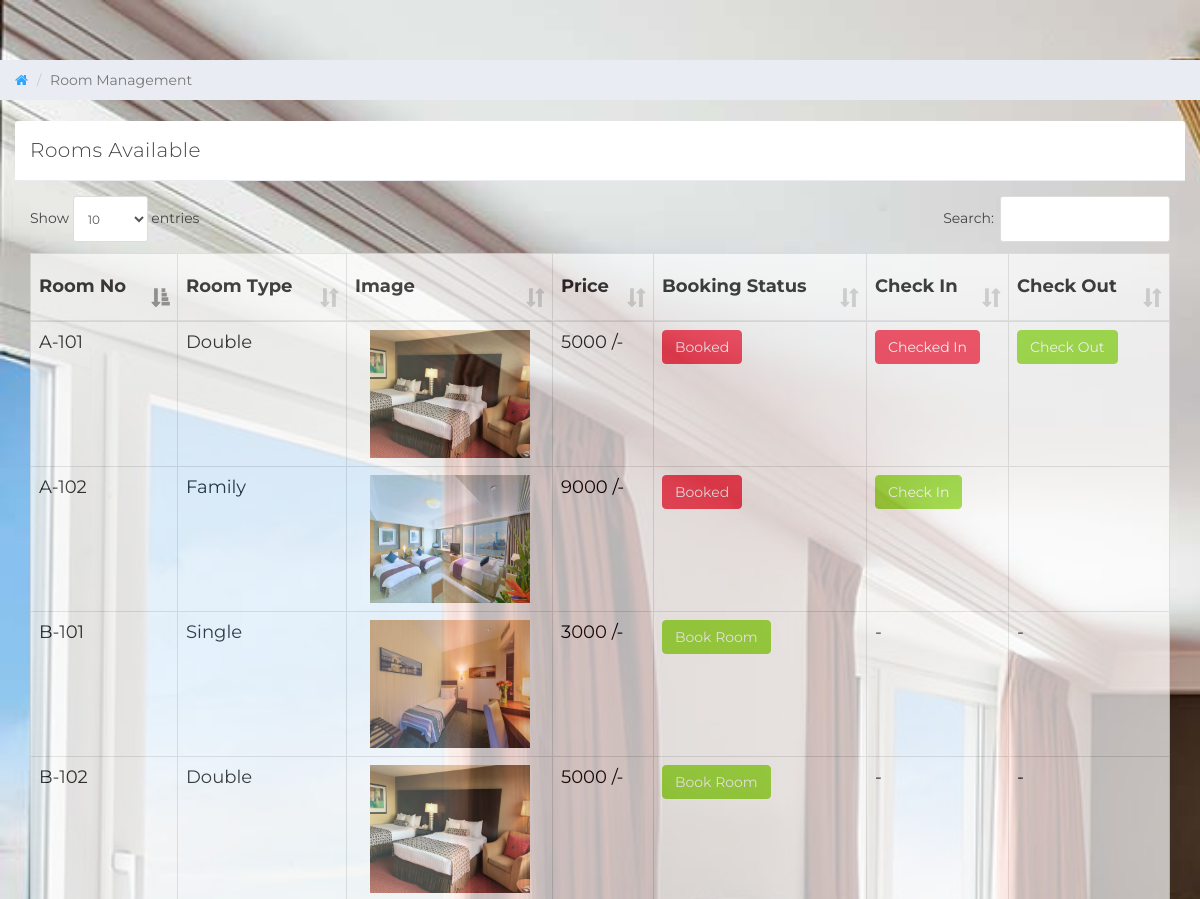
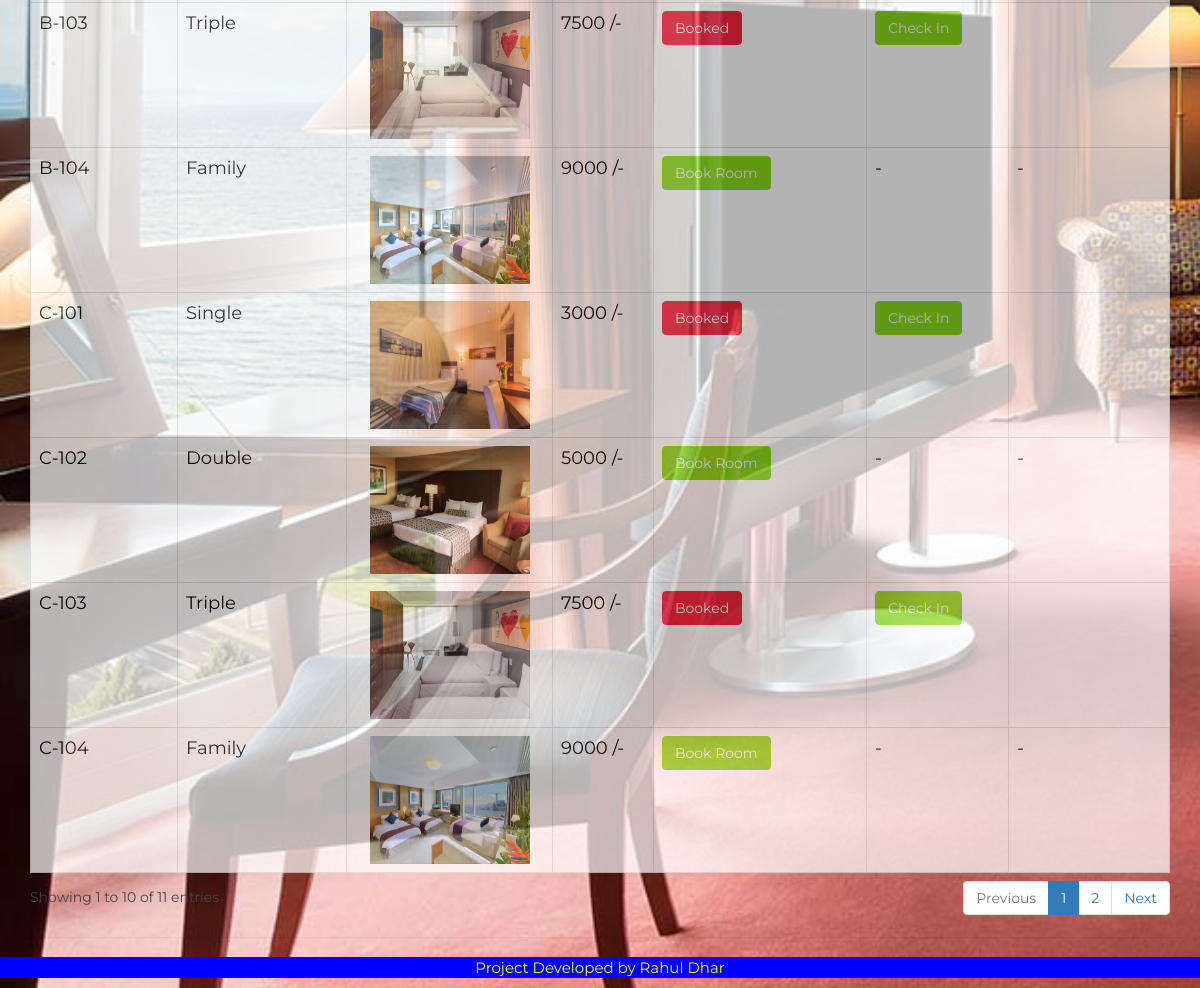
/customer_room.php, run on the app's committed database (2 pictures, top to bottom).
### tables this page shows
CREATE TABLE `room` (
  `room_id` int(10) NOT NULL,
  `room_type_id` int(10) NOT NULL,
  `room_no` varchar(10) NOT NULL,
  `status` tinyint(1) DEFAULT NULL,
  `check_in_status` tinyint(1) NOT NULL,
  `check_out_status` tinyint(1) NOT NULL,
  `deleteStatus` tinyint(1) DEFAULT '0'
);

CREATE TABLE `room_type` (
  `room_type_id` int(10) NOT NULL,
  `room_type` varchar(100) NOT NULL,
  `room_image` varchar(50) NOT NULL,
  `price` int(10) NOT NULL,
  `max_person` int(10) NOT NULL
);

### customer_room.php (the view, shortened to what this page needs)
<?php
include_once "db.php";?>
<!DOCTYPE html>
<html>
<head>
    <link href="css/bootstrap.min.css" rel="stylesheet">
    <link href="css/font-awesome.min.css" rel="stylesheet">
    <link href="css/datepicker3.css" rel="stylesheet">
    <link href="css/dataTables.bootstrap.min.css" rel="stylesheet">
    <link href="css/styles.css" rel="stylesheet">
</head>
<body style="background-image: url('image/guest-room-hotel-president-wilson-geneva-EXPENSIVESUITE1017.jpg');background-repeat: no-repeat;
	background-size: cover;">
<div class="col-sm-12 col-lg-12 main">
    <div class="row">
        <ol class="breadcrumb">
            <li><a href="#">
                    <em class="fa fa-home"></em>
                </a></li>
            <li class="active">Room Management</li>
        </ol>
    </div>
    <br>
    <div class="row">
        <div class="col-lg-12">
        </div>
    </div>
    <div class="row">
        <div class="col-lg-12">
            <div class="panel panel-default" style="background: transparent">
                <div class="panel-heading">Rooms Available
                </div>
                <div class="panel-body">
                    <table class="table table-striped table-bordered table-responsive" cellspacing="0" width="100%"
                           id="rooms">
                        <thead>
                        <tr>
                            <th>Room No</th>
                            <th>Room Type</th>
							<th>Image</th>
							<th>Price</th>
                            <th>Booking Status</th>
                            <th>Check In</th>
                            <th>Check Out</th>
                        </tr>
                        </thead>
                        <tbody>
                        <?php
                        $room_query = "SELECT * FROM `room` NATURAL JOIN room_type WHERE deleteStatus = 0";
                        $rooms_result = mysqli_query($connection, $room_query);
                        if (mysqli_num_rows($rooms_result) > 0) {
                            while ($rooms = mysqli_fetch_assoc($rooms_result)) { ?>
                                <tr>
                                    <td><?php echo $rooms['room_no'] ?></td>
                                    <td><?php echo $rooms['room_type'] ?></td>
									<td>
										<center><img src="<?php echo $rooms['room_image'] ?>" width="160px" height="128px"></center>
                                    </td>
									<td><?php echo $rooms['price'] ?> /-</td>
                                    <td>
                                        <?php
                                        if ($rooms['status'] == 0) {
                                            echo '<a href="reservation.php?room_id=' . $rooms['room_id'] . '&room_type_id=' . $rooms['room_type_id'] . '" class="btn btn-success">Book Room</a>';
                                        } else {
                                            echo '<a href="#" class="btn btn-danger">Booked</a>';
                                        }
                                        ?>
                                    <td>
                                        <?php
                                        if ($rooms['status'] == 1 && $rooms['check_in_status'] == 0) {
                                            echo '<button class="btn btn-success" id="checkInRoom"  data-id="' . $rooms['room_id'] . '" data-toggle="modal" data-target="#checkIn">Check In</button>';
                                        } elseif ($rooms['status'] == 0) {
                                            echo '-';
                                        } else {
                                            echo '<a href="#" class="btn btn-danger">Checked In</a>';
                                        }
                                        ?>
                                    </td>
                                    <td>
                                        <?php
                                        if ($rooms['status'] == 1 && $rooms['check_in_status'] == 1) {
                                            echo '<button class="btn btn-success" id="checkOutRoom" data-id="' . $rooms['room_id'] . '">Check Out</button>';
                                        } elseif ($rooms['status'] == 0) {
                                            echo '-';
                                        }
                                        ?>
                                    </td>
                                </tr>
                            <?php }
                        } else {
                            echo "No Rooms";
                        }
                        ?>
                        </tbody>
                    </table>
                </div>
            </div>
        </div>
    </div>
</div>
</body>
<footer>
	<div class="row">
		<div class="col-md-12">
			<div class="footer">
				<p>Project Developed by Rahul Dhar</p>
			</div>
		</div>
	</div>
</footer>
</html>

### css/styles.css (style rules this page uses)
body { background: #f1f4f7; padding-top: 60px; font-size: 14px; color: #444444; font-family: "Montserrat", "Helvetica Neue", Helvetica, Arial, sans-serif; }
p { color: #777; }
a, a:hover, a:focus { color: #30a5ff; }
.btn-success, .btn-success:hover, .btn-success:focus, .btn-success:active, .btn-success.active, .open > .dropdown-toggle.btn-success, .btn-success.disabled, .btn-success[disabled], fieldset[disabled] .btn-success, .btn-success.disabled:hover, .btn-success[disabled]:hover, fieldset[disabled] .btn-success:hover, .btn-success.disabled:focus, .btn-success[disabled]:focus, fieldset[disabled] .btn-success:focus, .btn-success.disabled:active, .btn-success[disabled]:active, fieldset[disabled] .btn-success:active, .btn-success.disabled.active, .btn-success[disabled].active, fieldset[disabled] .btn-success.active { background-color: #8ad919; border-color: #8ad919; }
.btn-danger, .btn-danger:hover, .btn-danger:focus, .btn-danger:active, .btn-danger.active, .open > .dropdown-toggle.btn-danger, .btn-danger.disabled, .btn-danger[disabled], fieldset[disabled] .btn-danger, .btn-danger.disabled:hover, .btn-danger[disabled]:hover, fieldset[disabled] .btn-danger:hover, .btn-danger.disabled:focus, .btn-danger[disabled]:focus, fieldset[disabled] .btn-danger:focus, .btn-danger.disabled:active, .btn-danger[disabled]:active, fieldset[disabled] .btn-danger:active, .btn-danger.disabled.active, .btn-danger[disabled].active, fieldset[disabled] .btn-danger.active { background-color: #f9243f; border-color: #f9243f; }
.panel { border: 0; }
.panel-heading { font-size: 20px; font-weight: 300; letter-spacing: 0.025em; height: 60px; line-height: 38px; }
.panel-default .panel-heading { background: #fff; border-bottom: 1px solid #e9ecf2; color: #444444; }
.breadcrumb { border-radius: 0; padding: 10px 15px 10px 15px; background: #e9ecf2; margin: 0; }
.table { background: #fff; }
.table > thead > tr > th { border-bottom: 1px solid #e6e7e8; vertical-align: middle; height: 50px; }
table, th, td { background: white; opacity: 0.7; color: black; font-size: 18px; }
th, td { opacity: 1; }
.footer { background: blue; text-align: center; }
.footer p { font-size: 15px; color: yellow; }

### data on the page
room: room_no "A-102", room_type.room_type "Family", room_type.room_image (picture), room_type.price "9000", status "Booked"
room: room_no "B-101", room_type.room_type "Single", room_type.room_image (picture), room_type.price "3000"
room: room_no "B-102", room_type.room_type "Double", room_type.room_image (picture), room_type.price "5000"
room: room_no "B-103", room_type.room_type "Triple", room_type.room_image (picture), room_type.price "7500", status "Booked"
room: room_no "B-104", room_type.room_type "Family", room_type.room_image (picture), room_type.price "9000"
room: room_no "C-101", room_type.room_type "Single", room_type.room_image (picture), room_type.price "3000", status "Booked"
room: room_no "C-102", room_type.room_type "Double", room_type.room_image (picture), room_type.price "5000"
room: room_no "C-103", room_type.room_type "Triple", room_type.room_image (picture), room_type.price "7500", status "Booked"
room: room_no "C-104", room_type.room_type "Family", room_type.room_image (picture), room_type.price "9000"
room: room_no "A-101", room_type.room_type "Double", room_type.room_image (picture), room_type.price "5000", status "Booked"
